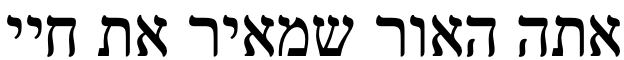
#> input picture lab6/mphrase.bmp, 624 x 60 px
$ python main.py
#> lines starting #> are read from the running program, lines starting #| are printed output that depends on the picture; after the words box and inside, x2 and y2 are one past the last pixel; in counts of white or black regions, pixels touching at a corner belong together
import os
import numpy as np
from pathlib import Path
from PIL import Image, ImageDraw


base_dir = os.path.dirname(__file__)
SRC_PATH = os.path.join(base_dir, "mphrase.bmp")
dist_dir = os.path.join(base_dir, "pictures_results")
prof_dir = os.path.join(base_dir, "profiles")
os.makedirs(dist_dir, exist_ok=True)
os.makedirs(prof_dir, exist_ok=True)

def binarize_image(grayscale_image, threshold=128):
    binary_image = grayscale_image < threshold
    return binary_image.astype(np.uint8)

def to_binary(path: str) -> np.ndarray:
#> called with path = 'lab6/mphrase.bmp'
    img = Image.open(path).convert("L")
    arr = np.array(img)
    arr = binarize_image(arr, 130)
#> in binarize_image, `binary_image = grayscale_image < threshold`:
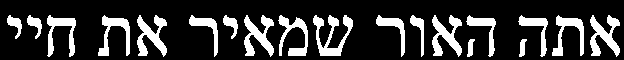
#> binary_image: shape (60, 624) bool; 20.1% white; 19 white regions, largest, box (x1, y1, x2, y2) and area: (313, 15, 353, 56) 675, (137, 15, 167, 57) 618, (244, 15, 274, 57) 618
    char_img = Image.fromarray((1 - arr) * 255)
    char_img.save(os.path.join(dist_dir, "binarizated.bmp"))
    return arr

def profiles(bin_img: np.ndarray):
    """Возвращает (горизонтальный, вертикальный) профили."""
    return bin_img.sum(axis=1), bin_img.sum(axis=0)


def segment_by_profiles(bin_img: np.ndarray, empty_thresh: int = 2):
    """
    Разбивает строку на буквы по вертикальному профилю.
    empty_thresh — сколько чёрных пикселей в столбце считаем «пустым».
    """
    h, w = bin_img.shape
    vert = bin_img.sum(axis=0)
    splits, in_char = [], False

    for x, v in enumerate(vert):
        if not in_char and v > empty_thresh:
            in_char = True
            x0 = x
        elif in_char and v <= empty_thresh:
            splits.append((x0, x-1))
            in_char = False
    if in_char:
        splits.append((x0, w-1))

    boxes = []
    for x0, x1 in splits:
        slice_ = bin_img[:, x0:x1+1]
        horiz = slice_.sum(axis=1)
        ys = np.where(horiz > empty_thresh)[0]
        if ys.size:
            boxes.append((x0, ys[0], x1, ys[-1]))
    return boxes

def split_wide_boxes(boxes: list[tuple], bin_img: np.ndarray, factor: float = 1.4):
    """
    Если бокс шире, чем factor * средняя ширина всех боксов,
    разрезаем его по локальному минимуму вертикального профиля.
    """
    widths = [x1 - x0 + 1 for x0,_,x1,_ in boxes]
    if not widths:
        return boxes
    avg_w = sum(widths) / len(widths)

    out = []
    for (x0,y0,x1,y1), w in zip(boxes, widths):
        if w > avg_w * factor:
            sub = bin_img[y0:y1+1, x0:x1+1]
            vert = sub.sum(axis=0)
            margin = max(w // 10, 1)
            local = vert[margin:-margin]
            if local.size:
                cut_rel = int(np.argmin(local)) + margin
                cut = x0 + cut_rel
                out += [(x0,y0,cut,y1), (cut+1,y0,x1,y1)]
                continue
        out.append((x0,y0,x1,y1))
    return out


def save_letter_profiles(bin_img: np.ndarray, boxes: list[tuple]):
    for idx, (x0,y0,x1,y1) in enumerate(boxes):

        patch = bin_img[y0:y1+1, x0:x1+1]

        char_img = Image.fromarray((1 - patch) * 255)
        bmp_name = f"{idx:02d}.bmp"
        char_img.save(os.path.join(dist_dir, bmp_name))

        h_prof, v_prof = profiles(patch)
        txt_name = f"{idx:02d}.txt"
        with open(os.path.join(prof_dir, txt_name), "w", encoding="utf-8") as f:
            f.write("horizontal:\n" + " ".join(map(str, h_prof.tolist())) + "\n")
            f.write("vertical:\n"   + " ".join(map(str, v_prof.tolist())))

def draw_boxes(path: str, boxes: list[tuple]):
    img = Image.open(path).convert("RGB")
    draw = ImageDraw.Draw(img)
    for x0,y0,x1,y1 in boxes:
        draw.rectangle([ (x0,y0), (x1,y1) ], outline="teal", width=1)
    img.save(os.path.join(dist_dir, "phrase_boxes_fixed.bmp"))

bin_img = to_binary(SRC_PATH)

h, v = profiles(bin_img)
#> h = 60 values, max 388 at index 22, min 0 at index 0, mean 125.3; v = 624 values, max 38 at index 50, min 0 at index 0, mean 12.05
np.savetxt(os.path.join(dist_dir, "horiz_profile.txt"), h, fmt="%d")
np.savetxt(os.path.join(dist_dir, "vert_profile.txt"), v, fmt="%d")

boxes = segment_by_profiles(bin_img, empty_thresh=2)
#> in segment_by_profiles, `vert = bin_img.sum(axis=0)`: vert has the same summary as v outside segment_by_profiles
#> the loop in segment_by_profiles, `for x, v in enumerate(vert):` made 624 passes
#> (v, in_char) on passes 8, 23, 28, 43, 48: (5, True), (0, False), (5, True), (0, False), (7, True)
#> in_char on passes 77, 99, 131, 138, 168, 190: False, True, False, True, False, True
#> after the loop in segment_by_profiles, `for x, v in enumerate(vert):`: in_char = False; splits = [(7, 21), (27, 41), (47, 75), (98, 129), (137, 166), (189, 217), (223, 237), (244, 273), (279, 307), (313, 352), (376, 404), (410, 423), (432, 461), (467, 495), (519, 547), (552, 583), (590, 619)]; x0 = 590
#> the loop in segment_by_profiles, `for x0, x1 in splits:` made 17 passes
#> pass 3, in segment_by_profiles, `slice_ = bin_img[:, x0:x1+1]`:
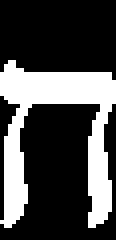
#> slice_: shape (60, 29) (shown 4 times larger); values 0 (black) and 1 (white), 29.3% white; 1 white region, box (x1, y1, x2, y2) and area: (0, 15, 29, 57) 509
#> after the loop in segment_by_profiles, `for x0, x1 in splits:`: boxes = 17 items, first 6: (7, 16, 21, 37), (27, 16, 41, 37), (47, 16, 75, 56), (98, 16, 129, 55), (137, 15, 166, 55), (189, 16, 217, 54)
boxes = split_wide_boxes(boxes, bin_img, factor=2)
#> in split_wide_boxes, `widths = [x1 - x0 + 1 for x0,_,x1,_ in boxes]`: widths = [15, 15, 29, 32, 30, 29, 15, 30, 29, 40, 29, 14, 30, 29, 29, 32, 30]
#> in split_wide_boxes, `avg_w = sum(widths) / len(widths)`: avg_w = 26.88
#> the loop in split_wide_boxes, `for (x0,y0,x1,y1), w in zip(boxes, widths):` made 17 passes
#> (x0, y0, x1, y1, w) on passes 1 to 12: (7, 16, 21, 37, 15), (27, 16, 41, 37, 15), (47, 16, 75, 56, 29), (98, 16, 129, 55, 32), (137, 15, 166, 55, 30), (189, 16, 217, 54, 29), (223, 16, 237, 37, 15), (244, 15, 273, 55, 30), (279, 16, 307, 55, 29), (313, 15, 352, 55, 40), (376, 16, 404, 54, 29), (410, 16, 423, 54, 14)
#> after the loop in split_wide_boxes, `for (x0,y0,x1,y1), w in zip(boxes, widths):`: out has the same summary as boxes in segment_by_profiles

draw_boxes(SRC_PATH, boxes)
#> the loop in draw_boxes, `for x0,y0,x1,y1 in boxes:` made 17 passes
#> (x0, y0, x1, y1) on passes 1 to 12: (7, 16, 21, 37), (27, 16, 41, 37), (47, 16, 75, 56), (98, 16, 129, 55), (137, 15, 166, 55), (189, 16, 217, 54), (223, 16, 237, 37), (244, 15, 273, 55), (279, 16, 307, 55), (313, 15, 352, 55), (376, 16, 404, 54), (410, 16, 423, 54)
#> in draw_boxes, `img.save(os.path.join(dist_dir, "phrase_boxes_fixed.bmp"))`:
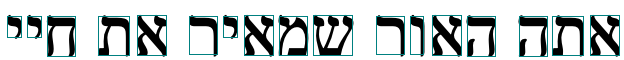
#> saved as phrase_boxes_fixed.bmp: PIL image 624x60 RGB; mean R, G, B 192.5, 199.7, 199.7
save_letter_profiles(bin_img, boxes)
#> the loop in save_letter_profiles, `for idx, (x0,y0,x1,y1) in enumerate(boxes): ` made 17 passes
#> (x0, y0, x1, y1, bmp_name, txt_name) on passes 3, 4, 5, 6, 8, 9, 10, 11, 13, 14, 15, 16: (47, 16, 75, 56, '02.bmp', '02.txt'), (98, 16, 129, 55, '03.bmp', '03.txt'), (137, 15, 166, 55, '04.bmp', '04.txt'), (189, 16, 217, 54, '05.bmp', '05.txt'), (244, 15, 273, 55, '07.bmp', '07.txt'), (279, 16, 307, 55, '08.bmp', '08.txt'), (313, 15, 352, 55, '09.bmp', '09.txt'), (376, 16, 404, 54, '10.bmp', '10.txt'), (432, 15, 461, 55, '12.bmp', '12.txt'), (467, 16, 495, 56, '13.bmp', '13.txt'), (519, 16, 547, 56, '14.bmp', '14.txt'), (552, 16, 583, 55, '15.bmp', '15.txt')
#> (x0, y0, x1, y1, bmp_name, v_prof, txt_name) on passes 1, 2, 7, 12: (7, 16, 21, 37, '00.bmp', [5, 9, 9, 10, 9, 9, 8, 8, 11, 12, 15, 19, 17, 14, 5], '00.txt'), (27, 16, 41, 37, '01.bmp', [5, 9, 9, 10, 9, 9, 8, 8, 11, 12, 15, 19, 17, 14, 5], '01.txt'), (223, 16, 237, 37, '06.bmp', [5, 9, 9, 10, 9, 9, 8, 8, 11, 12, 15, 19, 17, 14, 5], '06.txt'), (410, 16, 423, 54, '11.bmp', [5, 8, 9, 10, 10, 9, 8, 9, 9, 10, 12, 36, 36, 35], '11.txt')
#> pass 3, in save_letter_profiles, `patch = bin_img[y0:y1+1, x0:x1+1]`:
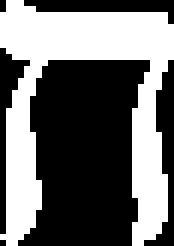
#> patch: shape (41, 29) (shown 6 times larger); values 0 (black) and 1 (white), 42.6% white; 1 white region, box (x1, y1, x2, y2) and area: (0, 0, 29, 41) 507
#> after the loop in save_letter_profiles, `for idx, (x0,y0,x1,y1) in enumerate(boxes):`:
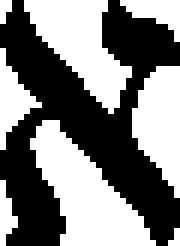
#> char_img: PIL image 30x41 L (shown 6 times larger); 49.8% white; 8 white regions (3 under 20 px), largest, box (x1, y1, x2, y2) and area: (5, 20, 26, 41) 212, (4, 0, 22, 19) 166, (22, 11, 30, 33) 121, (0, 8, 7, 25) 50, (20, 0, 30, 7) 35

print(f"Сегментировано символов: {len(boxes)}")
#| Сегментировано символов: 17
print(f"Результаты в {dist_dir}")
#| Результаты в lab6/pictures_results
